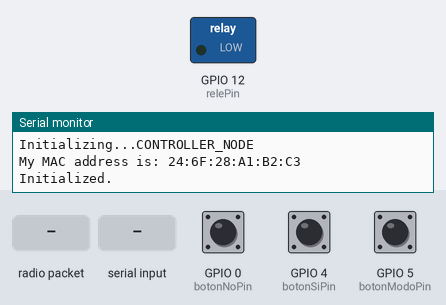
A sketch run on a simulated ESP8266 (NodeMCU). On the bench: switched loads named in the sketch (green lamp = pin HIGH), the last lines printed to the serial monitor. The inputs (shaded band) are chosen by the test bench; at power-on: GPIO 5 (botonModoPin) HIGH, GPIO 4 (botonSiPin) HIGH, GPIO 0 (botonNoPin) HIGH.

Above: at 1.2 s.
1.3 s: GPIO 5 (botonModoPin) pulled LOW for 1 s
3.8 s: radio packet "q" arrives
6.8 s: "q" received over Serial
8.5 s: GPIO 5 (botonModoPin) pulled LOW for 0.15 s
11.5 s: GPIO 4 (botonSiPin) pulled LOW for 0.15 s
At 12.7 s:
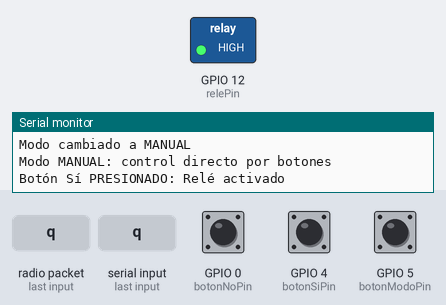
13.1 s: GPIO 0 (botonNoPin) pulled LOW for 1 s
At 14.5 s:
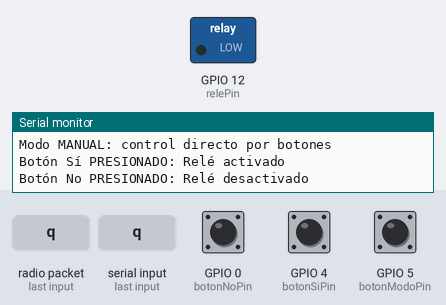
Timing chart, 0 to 16.1 s (numbered marks = the images above; inputs shaded):
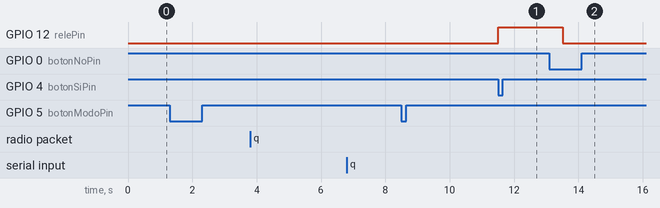

Measured:
- after the input at 11.5 s, GPIO 12 (relePin): LOW → HIGH at once
- after the input at 13.1 s, GPIO 12 (relePin): HIGH → LOW after 0.41 s

The sketch:

master-espnow-full-v2.ino
```cpp
#include <ESP8266WiFi.h>
#include <espnow.h>
#include <ArduinoJson.h>

#define MY_NAME         "CONTROLLER_NODE"
#define MY_ROLE         ESP_NOW_ROLE_COMBO
#define RECEIVER_ROLE   ESP_NOW_ROLE_COMBO
#define WIFI_CHANNEL    1

uint8_t receiverAddress[] = {0x08, 0xF9, 0xE0, 0x75, 0x90, 0x10};  // Reemplaza con la MAC del esclavo

// Estructuras de datos para el envío y recepción de datos
struct __attribute__((packed)) dataPacket {
  int state;
};

struct __attribute__((packed)) sensorDataPacket {
  float humedad;
  float temperatura;
  bool lluvia;
};

// Definimos los pines de los botones y del relé
#define botonModoPin 5  // GPIO 5 D1
#define botonSiPin 4    // GPIO 4 D2
#define botonNoPin 0    // GPIO 0 D3
#define relePin 12      // GPIO 12 D6

// Definimos los modos
enum Modo { AUTOMATICO, SEMIAUTOMATICO, MANUAL };
Modo modoActual = AUTOMATICO; // El modo por defecto será Automático

// Variables para almacenar el estado de los botones y el relé
int ultimoEstadoBotonModo = HIGH;
int ultimoEstadoBotonSi = HIGH;
int ultimoEstadoBotonNo = HIGH;
bool releEncendido = false;  // Estado del relé
bool sensorLluvia = false;   // Variable que almacena el estado de lluvia recibido

// Variables para controlar el temporizador de impresión
unsigned long ultimoTiempoImpresion = 0;
const unsigned long intervaloImpresion = 10000;  // 10 segundos

// Variable para el estado del LED en el esclavo
bool toggleState = false;  // Variable de estado para el toggle

void transmissionComplete(uint8_t *receiver_mac, uint8_t transmissionStatus) {
  if (transmissionStatus == 0) {
    Serial.println("Data sent successfully");
  } else {
    Serial.print("Error code: ");
    Serial.println(transmissionStatus);
  }
}

// Función para manejar la recepción de datos de los sensores
void dataReceived(uint8_t *senderMac, uint8_t *data, uint8_t dataLength) {
  sensorDataPacket packet;
  memcpy(&packet, data, sizeof(packet));

  Serial.println();
  Serial.print("Received sensor data: Humedad: ");
  Serial.print(packet.humedad);
  Serial.print("%  Temperatura: ");
  Serial.print(packet.temperatura);
  Serial.print(" °C  Lluvia: ");
  Serial.println(packet.lluvia ? "Si" : "No");

  // Actualizamos el valor de lluvia
  sensorLluvia = packet.lluvia;

  // En el modo Automático, controlamos el relé automáticamente
  if (modoActual == AUTOMATICO) {
    if (sensorLluvia) {
      releEncendido = true;
      Serial.println("Lluvia detectada, activando relé.");
    } else {
      releEncendido = false;
      Serial.println("No hay lluvia, desactivando relé.");
    }
    digitalWrite(relePin, releEncendido ? HIGH : LOW);
  }
}

void setup() {
  Serial.begin(115200);
  Serial.println();
  Serial.print("Initializing...");
  Serial.println(MY_NAME);
  Serial.print("My MAC address is: ");
  Serial.println(WiFi.macAddress());

  WiFi.mode(WIFI_STA);
  WiFi.disconnect();

  if (esp_now_init() != 0) {
    Serial.println("ESP-NOW initialization failed");
    return;
  }

  esp_now_set_self_role(MY_ROLE);
  esp_now_register_send_cb(transmissionComplete);
  esp_now_add_peer(receiverAddress, RECEIVER_ROLE, WIFI_CHANNEL, NULL, 0);
  esp_now_register_recv_cb(dataReceived);

  Serial.println("Initialized.");

  // Configuración de los pines de los botones y del relé
  pinMode(botonModoPin, INPUT_PULLUP);
  pinMode(botonSiPin, INPUT_PULLUP);
  pinMode(botonNoPin, INPUT_PULLUP);
  pinMode(relePin, OUTPUT);
  digitalWrite(relePin, LOW);  // Relé inicialmente apagado
}

void loop() {
  // Leemos el estado actual de los botones
  int estadoBotonModo = digitalRead(botonModoPin);
  int estadoBotonSi = digitalRead(botonSiPin);
  int estadoBotonNo = digitalRead(botonNoPin);

  // --- Cambio de modo al presionar el botón Modo ---
  if (estadoBotonModo == LOW && ultimoEstadoBotonModo == HIGH) {
    if (modoActual == AUTOMATICO) {
      modoActual = SEMIAUTOMATICO;
      Serial.println("Modo cambiado a SEMIAUTOMATICO");
    } else if (modoActual == SEMIAUTOMATICO) {
      modoActual = MANUAL;
      Serial.println("Modo cambiado a MANUAL");
    } else if (modoActual == MANUAL) {
      modoActual = AUTOMATICO;
      Serial.println("Modo cambiado a AUTOMATICO");
    }
  }

  ultimoEstadoBotonModo = estadoBotonModo;

  // --- Comportamiento según el modo actual ---
  if (millis() - ultimoTiempoImpresion >= intervaloImpresion) {
    // Ha pasado más de 10 segundos, imprimimos el estado actual
    if (modoActual == AUTOMATICO) {
      Serial.println("Modo AUTOMATICO: control automático");
    }
    else if (modoActual == SEMIAUTOMATICO) {
      Serial.println("Modo SEMIAUTOMATICO: esperando decisión del usuario");
    }
    else if (modoActual == MANUAL) {
      Serial.println("Modo MANUAL: control directo por botones");
    }
    ultimoTiempoImpresion = millis();
  }

  if (modoActual == SEMIAUTOMATICO) {
    // Modo semiautomático: el usuario decide si activar el relé
    if (sensorLluvia) {
      Serial.println("Lluvia detectada, esperando decisión del usuario");
      if (estadoBotonSi == LOW && ultimoEstadoBotonSi == HIGH) {
        releEncendido = true;
        Serial.println("Botón Sí PRESIONADO: Relé activado");
      }
      if (estadoBotonNo == LOW && ultimoEstadoBotonNo == HIGH) {
        releEncendido = false;
        Serial.println("Botón No PRESIONADO: Relé desactivado");
      }
      digitalWrite(relePin, releEncendido ? HIGH : LOW);
    }
  }
  else if (modoActual == MANUAL) {
    // Modo manual: los botones Sí y No controlan directamente el relé
    if (estadoBotonSi == LOW && ultimoEstadoBotonSi == HIGH) {
      releEncendido = true;
      Serial.println("Botón Sí PRESIONADO: Relé activado");
    }
    if (estadoBotonNo == LOW && ultimoEstadoBotonNo == HIGH) {
      releEncendido = false;
      Serial.println("Botón No PRESIONADO: Relé desactivado");
    }
    digitalWrite(relePin, releEncendido ? HIGH : LOW);
  }

  // Guardamos el estado actual de los botones Sí y No como último estado
  ultimoEstadoBotonSi = estadoBotonSi;
  ultimoEstadoBotonNo = estadoBotonNo;

  // --- Manejo de entrada serial para controlar el LED en el esclavo ---
  if (Serial.available()) {
    char input = Serial.read();   // Leer el carácter
    if (input == 'q' || input == 'Q') {   // Si se presiona 'q' o 'Q'
      toggleState = !toggleState;  // Cambiar el estado de toggle
      dataPacket packet;
      packet.state = toggleState ? 1 : 0;  // Encender (1) o apagar (0) según el estado de toggle
      esp_now_send(receiverAddress, (uint8_t *)&packet, sizeof(packet));  // Enviar datos por ESP-NOW
      Serial.print("Enviando comando para ");
      Serial.println(toggleState ? "ENCENDER" : "APAGAR");
      Serial.println("el LED en el esclavo");
    }
  }

  delay(500);
}
```
